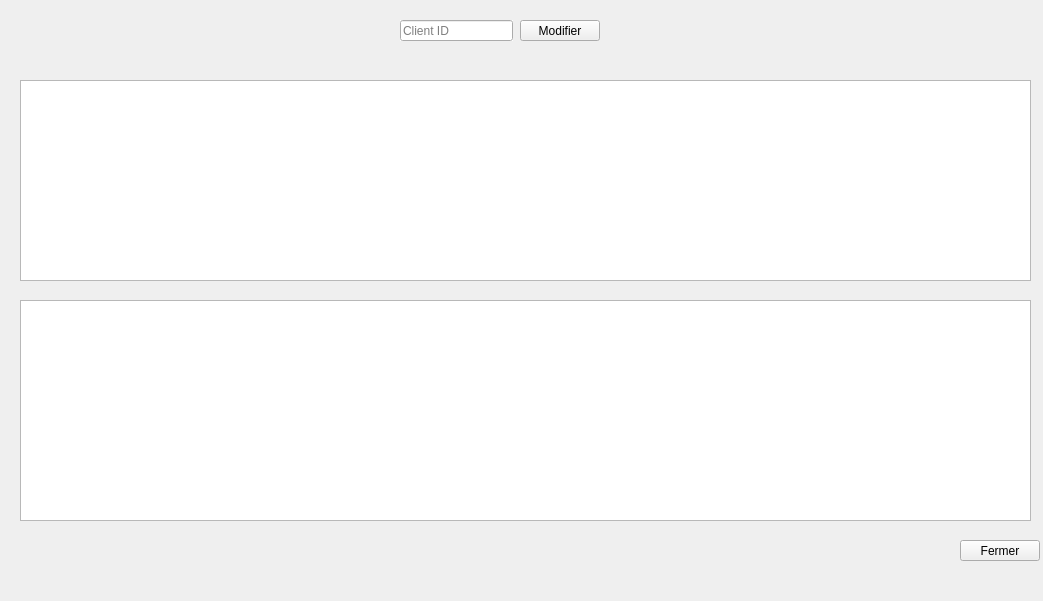
<?xml version="1.0" encoding="UTF-8"?>
<ui version="4.0">
 <class>modifierClient</class>
 <widget class="QMainWindow" name="modifierClient">
  <property name="geometry">
   <rect>
    <x>0</x>
    <y>0</y>
    <width>1043</width>
    <height>601</height>
   </rect>
  </property>
  <property name="minimumSize">
   <size>
    <width>1043</width>
    <height>601</height>
   </size>
  </property>
  <property name="maximumSize">
   <size>
    <width>1043</width>
    <height>601</height>
   </size>
  </property>
  <property name="windowTitle">
   <string>Gestion Client - Modifier Client</string>
  </property>
  <property name="windowIcon">
   <iconset>
    <normaloff>../../build-connectbdd-Desktop_Qt_5_9_6_MinGW_32bit-Debug/logo-domo.png</normaloff>../../build-connectbdd-Desktop_Qt_5_9_6_MinGW_32bit-Debug/logo-domo.png</iconset>
  </property>
  <property name="styleSheet">
   <string notr="true"/>
  </property>
  <widget class="QWidget" name="centralwidget">
   <widget class="QTableView" name="infoClient">
    <property name="geometry">
     <rect>
      <x>20</x>
      <y>80</y>
      <width>1011</width>
      <height>201</height>
     </rect>
    </property>
    <property name="autoFillBackground">
     <bool>true</bool>
    </property>
   </widget>
   <widget class="QLineEdit" name="clientId">
    <property name="geometry">
     <rect>
      <x>400</x>
      <y>20</y>
      <width>113</width>
      <height>21</height>
     </rect>
    </property>
    <property name="autoFillBackground">
     <bool>true</bool>
    </property>
    <property name="placeholderText">
     <string>Client ID</string>
    </property>
   </widget>
   <widget class="QTableView" name="infoMed">
    <property name="geometry">
     <rect>
      <x>20</x>
      <y>300</y>
      <width>1011</width>
      <height>221</height>
     </rect>
    </property>
    <property name="autoFillBackground">
     <bool>true</bool>
    </property>
   </widget>
   <widget class="QPushButton" name="modifier">
    <property name="geometry">
     <rect>
      <x>520</x>
      <y>20</y>
      <width>80</width>
      <height>21</height>
     </rect>
    </property>
    <property name="autoFillBackground">
     <bool>true</bool>
    </property>
    <property name="text">
     <string>Modifier</string>
    </property>
   </widget>
   <widget class="QPushButton" name="annuler">
    <property name="geometry">
     <rect>
      <x>960</x>
      <y>540</y>
      <width>80</width>
      <height>21</height>
     </rect>
    </property>
    <property name="autoFillBackground">
     <bool>true</bool>
    </property>
    <property name="text">
     <string>Fermer</string>
    </property>
   </widget>
   <widget class="QLabel" name="label">
    <property name="geometry">
     <rect>
      <x>530</x>
      <y>-80</y>
      <width>981</width>
      <height>701</height>
     </rect>
    </property>
    <property name="text">
     <string/>
    </property>
    <property name="pixmap">
     <pixmap resource="../../ressource.qrc">:/new/prefix1/images/logo-domo3.png</pixmap>
    </property>
    <property name="scaledContents">
     <bool>true</bool>
    </property>
   </widget>
   <zorder>label</zorder>
   <zorder>infoClient</zorder>
   <zorder>clientId</zorder>
   <zorder>infoMed</zorder>
   <zorder>modifier</zorder>
   <zorder>annuler</zorder>
  </widget>
 </widget>
 <resources>
  <include location="../../ressource.qrc"/>
 </resources>
 <connections/>
</ui>
